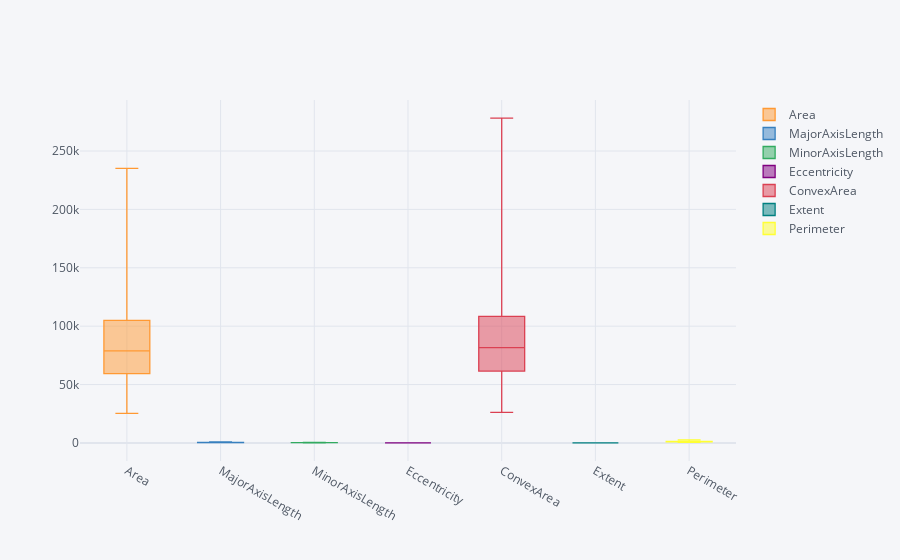

Notebook code for this chart:
### Code cell
df.iloc[:,:-1].iplot(kind="box")

### Figure 1 — Plotly figure (JSON) as saved in the notebook; plotly's stock layout.template omitted (floating-point values rounded to 4 significant figures; data arrays with more than 128 entries replaced by an {"elided": "..."} marker saying what was removed)
{"data": [{"boxpoints": false, "line": {"width": 1.3}, "marker": {"color": "rgba(255, 153, 51, 1.0)"}, "name": "Area", "orientation": "v", "type": "box", "y": {"elided": "900 int values"}}, {"boxpoints": false, "line": {"width": 1.3}, "marker": {"color": "rgba(55, 128, 191, 1.0)"}, "name": "MajorAxisLength", "orientation": "v", "type": "box", "y": {"elided": "900 float values"}}, {"boxpoints": false, "line": {"width": 1.3}, "marker": {"color": "rgba(50, 171, 96, 1.0)"}, "name": "MinorAxisLength", "orientation": "v", "type": "box", "y": {"elided": "900 float values"}}, {"boxpoints": false, "line": {"width": 1.3}, "marker": {"color": "rgba(128, 0, 128, 1.0)"}, "name": "Eccentricity", "orientation": "v", "type": "box", "y": {"elided": "900 float values"}}, {"boxpoints": false, "line": {"width": 1.3}, "marker": {"color": "rgba(219, 64, 82, 1.0)"}, "name": "ConvexArea", "orientation": "v", "type": "box", "y": {"elided": "900 int values"}}, {"boxpoints": false, "line": {"width": 1.3}, "marker": {"color": "rgba(0, 128, 128, 1.0)"}, "name": "Extent", "orientation": "v", "type": "box", "y": {"elided": "900 float values"}}, {"boxpoints": false, "line": {"width": 1.3}, "marker": {"color": "rgba(255, 255, 51, 1.0)"}, "name": "Perimeter", "orientation": "v", "type": "box", "y": {"elided": "900 float values"}}], "layout": {"legend": {"bgcolor": "#F5F6F9", "font": {"color": "#4D5663"}}, "paper_bgcolor": "#F5F6F9", "plot_bgcolor": "#F5F6F9", "title": {"font": {"color": "#4D5663"}}, "xaxis": {"gridcolor": "#E1E5ED", "showgrid": true, "tickfont": {"color": "#4D5663"}, "title": {"font": {"color": "#4D5663"}, "text": ""}, "zerolinecolor": "#E1E5ED"}, "yaxis": {"gridcolor": "#E1E5ED", "showgrid": true, "tickfont": {"color": "#4D5663"}, "title": {"font": {"color": "#4D5663"}, "text": ""}, "zerolinecolor": "#E1E5ED"}}}
